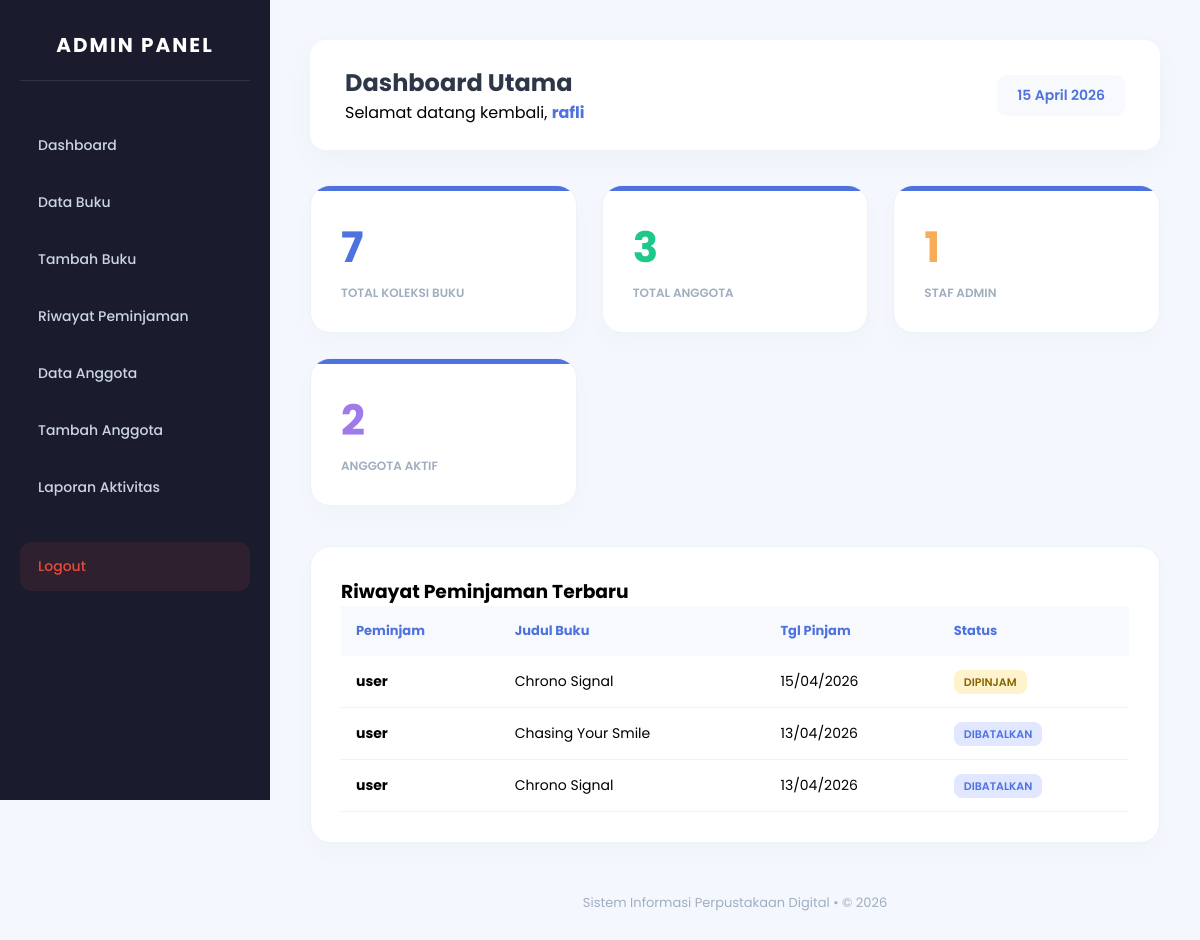
Screenshot of /project_rafli/admin/dashboard_admin.php (signed in) with the database file from the repository.
### tables this page shows
CREATE TABLE `peminjaman` (
  `id` int(11) NOT NULL,
  `id_buku` int(11) NOT NULL,
  `nama_peminjam` varchar(100) NOT NULL,
  `jumlah` int(11) NOT NULL DEFAULT 1,
  `tanggal_pinjam` date NOT NULL,
  `tanggal_kembali` date NOT NULL,
  `status` varchar(20) DEFAULT 'Dipinjam'
);

CREATE TABLE `buku` (
  `id` int(11) NOT NULL,
  `judul` varchar(100) NOT NULL,
  `pengarang` varchar(100) NOT NULL,
  `penerbit` varchar(100) NOT NULL,
  `tahun_terbit` year(4) NOT NULL,
  `stok` int(11) NOT NULL,
  `foto` varchar(255) DEFAULT NULL
);

### project_rafli/admin/dashboard_admin.php (the view, shortened to what this page needs)
<?php
include '../config.php';
$jbuku = mysqli_fetch_assoc(mysqli_query($koneksi,"SELECT COUNT(*) AS total FROM buku"))['total'];
$juser = mysqli_fetch_assoc(mysqli_query($koneksi,"SELECT COUNT(*) AS total FROM users"))['total'];
$jadmin = mysqli_fetch_assoc(mysqli_query($koneksi,"SELECT COUNT(*) AS total FROM users WHERE role='admin'"))['total'];
$juser_biasa = mysqli_fetch_assoc(mysqli_query($koneksi,"SELECT COUNT(*) AS total FROM users WHERE role='user'"))['total'];
$riwayat = mysqli_query($koneksi, "SELECT peminjaman.*, buku.judul
                                   FROM peminjaman
                                   LEFT JOIN buku ON peminjaman.id_buku = buku.id
                                   ORDER BY peminjaman.id DESC LIMIT 5");
?>
<!DOCTYPE html>
<html lang="id">
<head>
</head>
<body>
<div class="wrapper">
    <?php include 'sidebar.php'; ?>
    <div class="content">
        <div class="header">
            <div>
                <h2>Dashboard Utama</h2>
                <p>Selamat datang kembali, <b><?= $_SESSION['username']; ?></b></p>
            </div>
            <div class="date-box">
                <?= date('d F Y') ?>
            </div>
        </div>
        <div class="dashboard">
            <div class="card">
                <h3><?= $jbuku ?></h3>
                <p>Total Koleksi Buku</p>
            </div>
            <div class="card">
                <h3><?= $juser ?></h3>
                <p>Total Anggota</p>
            </div>
            <div class="card">
                <h3><?= $jadmin ?></h3>
                <p>Staf Admin</p>
            </div>
            <div class="card">
                <h3><?= $juser_biasa ?></h3>
                <p>Anggota Aktif</p>
            </div>
        </div>
        <div class="history-section">
            <h3>Riwayat Peminjaman Terbaru</h3>
            <table>
                <thead>
                    <tr>
                        <th>Peminjam</th>
                        <th>Judul Buku</th>
                        <th>Tgl Pinjam</th>
                        <th>Status</th>
                    </tr>
                </thead>
                <tbody>
                    <?php while($row = mysqli_fetch_assoc($riwayat)): ?>
                    <tr>
                        <td><strong><?= htmlspecialchars($row['nama_peminjam'] ?: 'Guest') ?></strong></td>
                        <td><?= htmlspecialchars($row['judul'] ?: 'Buku Terhapus') ?></td>
                        <td><?= date('d/m/Y', strtotime($row['tanggal_pinjam'])) ?></td>
                        <td>
                            <?php
                                $s = $row['status'];
                                $cls = ($s == 'Dipinjam') ? 'bg-warning' : (($s == 'Dikembalikan' || $s == 'kembali') ? 'bg-success' : 'bg-info');
                            ?>
                            <span class="badge <?= $cls ?>"><?= strtoupper($s) ?></span>
                        </td>
                    </tr>
                    <?php endwhile; ?>
                </tbody>
            </table>
        </div>
        <div class="footer">
            Sistem Informasi Perpustakaan Digital &bull; &copy; <?= date('Y') ?>
        </div>
    </div>
</div>
</body>
</html>

### project_rafli/admin/dashboard_admin.php (style rules this page uses)
* { margin: 0; padding: 0; box-sizing: border-box; font-family: 'Poppins', sans-serif; }
body { min-height: 100vh; background: #f4f7fe; }
.wrapper { display: flex; min-height: 100vh; }
.content { flex: 1; padding: 40px; margin-left: 270px; }
.header { background: #fff; padding: 25px 35px; border-radius: 16px; box-shadow: 0 10px 30px rgba(0,0,0,0.03); margin-bottom: 35px; display: flex; justify-content: space-between; align-items: center; }
.header h2 { color: #2d3748; font-size: 24px; }
.header b { color: #4e73df; }
.date-box { background: #f8f9fc; padding: 10px 20px; border-radius: 10px; color: #4e73df; font-size: 14px; font-weight: 600; }
.dashboard { display: grid; grid-template-columns: repeat(auto-fit, minmax(220px, 1fr)); gap: 25px; }
.card { background: #fff; padding: 30px; border-radius: 20px; box-shadow: 0 10px 25px rgba(0,0,0,0.02); transition: transform 0.3s ease; border: 1px solid #edf2f7; position: relative; overflow: hidden; }
.card::before { content: ""; position: absolute; top: 0; left: 0; width: 100%; height: 5px; background: #4e73df; }
.card h3 { font-size: 42px; font-weight: 700; margin-bottom: 5px; }
.card p { color: #a0aec0; font-size: 12px; font-weight: 600; text-transform: uppercase; }
.card:nth-child(1) h3 { color: #4e73df; }
.card:nth-child(2) h3 { color: #1cc88a; }
.card:nth-child(3) h3 { color: #f6ad55; }
.card:nth-child(4) h3 { color: #9f7aea; }
.history-section { margin-top: 40px; background: #fff; padding: 30px; border-radius: 20px; box-shadow: 0 10px 25px rgba(0,0,0,0.02); border: 1px solid #edf2f7; }
table { width: 100%; border-collapse: collapse; }
th { text-align: left; background: #f8f9fc; padding: 15px; color: #4e73df; font-size: 13px; }
td { padding: 15px; border-bottom: 1px solid #edf2f7; font-size: 14px; }
.badge { padding: 4px 10px; border-radius: 8px; font-size: 11px; font-weight: 600; }
.bg-warning { background: #fff3cd; color: #856404; }
.bg-info { background: #e1e7ff; color: #4e73df; }
.footer { margin-top: 50px; text-align: center; color: #a0aec0; font-size: 13px; }

### rows the page displays
peminjaman: nama_peminjam "user", id_buku.judul "Chrono Signal", tanggal_pinjam "15/04/2026", status "DIPINJAM"
peminjaman: nama_peminjam "user", id_buku.judul "Chasing Your Smile", tanggal_pinjam "13/04/2026", status "DIBATALKAN"
peminjaman: nama_peminjam "user", id_buku.judul "Chrono Signal", tanggal_pinjam "13/04/2026", status "DIBATALKAN"

### other values shown
$_SESSION['username'] "rafli"
$jbuku "7"
$juser "3"
$jadmin "1"
$juser_biasa "2"
